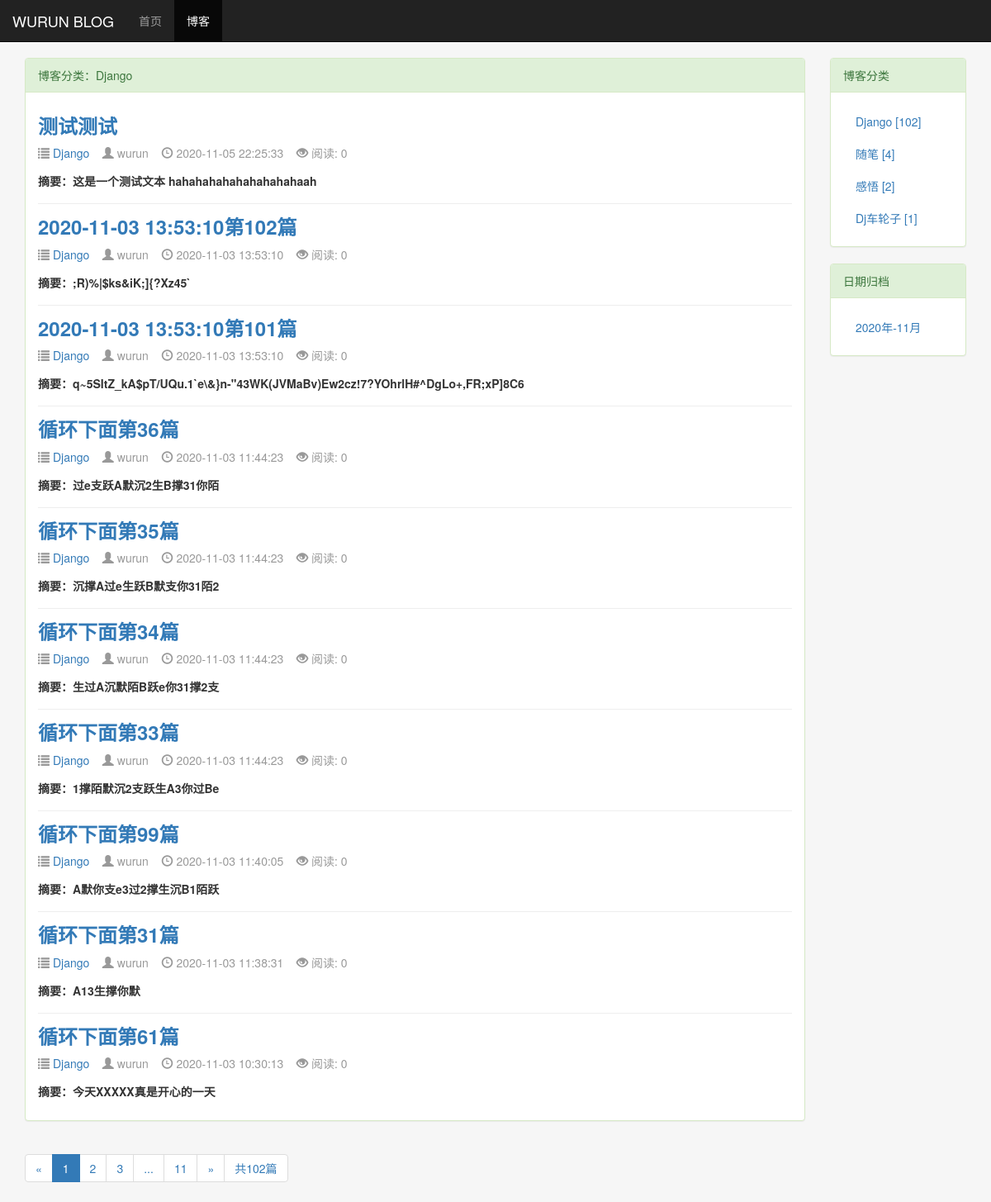
The app's page /blog/type/1, older data.
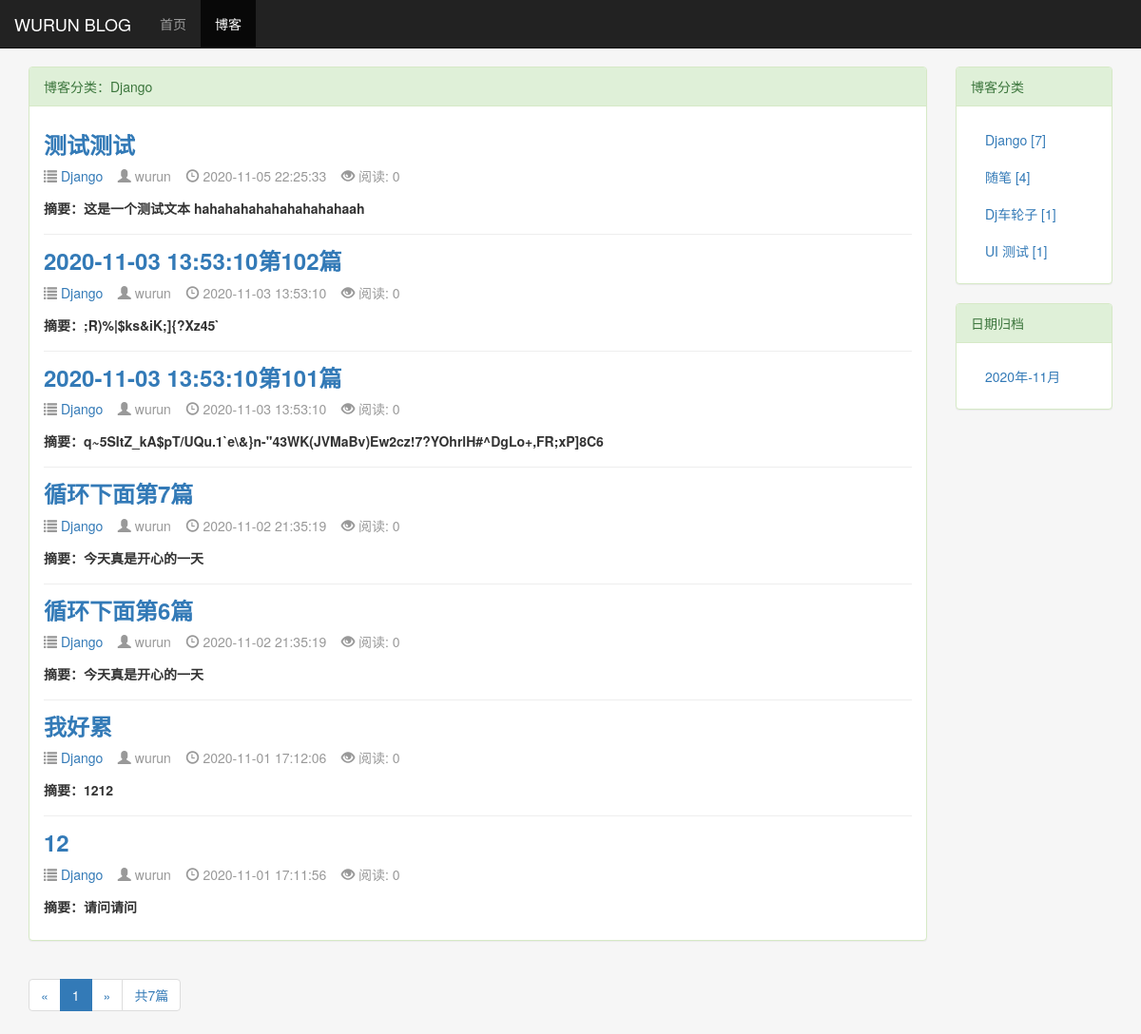
The same page, newer data.
### blog/models.py (models this page shows, shortened)
class Blog(models.Model, ReadNumExpandMethod):
    title = models.CharField(max_length=50)
    blog_type = models.ForeignKey(BlogType, on_delete=models.DO_NOTHING)
    content = RichTextUploadingField()
    author = models.ForeignKey(User, on_delete=models.DO_NOTHING, default=1)
    created_time = models.DateTimeField(auto_now_add=True)
    last_updated_time = models.DateTimeField(auto_now=True)
    objects = models.Manager()
    class Meta:
        ordering = ['-created_time']  # 倒序显示列表

class BlogType(models.Model):
    type_name = models.CharField(max_length=15)
    objects = models.Manager()  # 加上这句才能应用objects
    def __str__(self):
        return self.type_name
    def blog_count(self):
        return self.blog_set.count()  # blog_set是反向获取被关联外键的model。模型名称小写加_set，count获取数量，相当于sql跨表查询

### blog/views.py (the view)
# urls.py: path('type/<int:blog_type_pk>', views.blogs_with_type, name="blogs_with_type"),
def blogs_with_type(request, blog_type_pk):
    blog_type = get_object_or_404(BlogType, pk=blog_type_pk)
    blogs_all_list = Blog.objects.filter(blog_type=blog_type)  # 获取根据类型筛选出的博客列表
    context = get_blogs_list_common_data(request, blogs_all_list)
    context.update(blog_type=blog_type)
    return render_to_response('blog/blogs_with_type.html', context)

### read_statistics/models.py (called while the page is built)
    def get_read_num(self):
        try:
            ct = ContentType.objects.get_for_model(self)  # 获取模型类或模型实例，然后返回ContentType代表该模型的实例
            readnum = ReadNum.objects.get(content_type=ct, object_id=self.pk)  # 根据模型类实例与主键id获取到记录
            return readnum.read_num
        except exceptions.ObjectDoesNotExist:  # 如果不存在read_num, 返回0
            return 0

### blog/templates/blog/blogs_with_type.html (shortened to what this page needs)
{% extends 'blog/blog_list.html' %}
{% block blog_list_title %}博客分类：{{ blog_type.type_name }}{% endblock %}

### blog/templates/blog/blog_list.html (shortened to what the changed rows need)
{% extends 'base.html' %}
{% load static %}
{% block heard_extends %}
    <link rel="stylesheet" href="{% static '/blog/blog.css' %}">
{% endblock %}
{% block content %}
    <div class="container">
        <div class="row">
            <div class="col-xs-12 col-sm-8 col-md-9 col-lg-10">
                <div class="panel panel-success">
                    <div class="panel-heading">{% block blog_list_title %}博客列表{% endblock %}</div>
                    <div class="panel-body">
                           {% for blog in blogs %}
                                <div class="blog">
                                    <h3><b><a href="{% url 'blog_detail' blog.pk%}">{{ blog.title }}</a></b></h3>
                                    <p class="blog-info">
                                        <span class="glyphicon glyphicon-list"></span><a href="{% url 'blogs_with_type' blog.blog_type.pk %}"> {{ blog.blog_type}}</a>&nbsp;&nbsp;&nbsp;
                                        <span class="glyphicon glyphicon-user"></span> {{ blog.author }}&nbsp;&nbsp;&nbsp;
                                        <span class="glyphicon glyphicon-time"></span> {{ blog.created_time|date:"Y-m-d H:i:s" }}&nbsp;&nbsp;&nbsp;
                                        <span class="glyphicon glyphicon glyphicon-eye-open"></span> 阅读: {{ blog.get_read_num }}
                                    </p>
                                    <p><b>摘要：{{ blog.content|striptags|truncatechars:120 }}</b></p>
                                </div>
                           {% empty %}
                                <div class="blog">
                                    <h3>-- 暂无博客，敬请期待 --</h3>
                                </div>
                           {% endfor %}
                    </div>
                </div>
                <div>
                    <ul class="pagination">
                        {% for page_num in page_range %}
                            {% if page_num == page_of_blogs.number %}
                                <li class="active"><span>{{ page_num }}</span></li>
                            {% else %}
                                {%if page_num == '...'%}
                                    <li><span>{{ page_num }}</span></li>
                                {% else %}
                                    <li><a href="?page={{ page_num }}">{{ page_num }}</a></li>
                                {% endif %}
                            {% endif %}
                        {% endfor %}
                        <li>
                            {% if page_of_blogs.has_next %}
                                <a href="?page={{ page_of_blogs.next_page_number }}" aria-label="Next">
                                    <span aria-hidden="true">&raquo;</span>
                                </a>
                            {% else %}
                                <span aria-hidden="true">&raquo;</span>
                            {% endif %}
                        </li>
                        <li><span>共{{ page_of_blogs.paginator.count }}篇</span></li>
                    </ul>
                </div>
            </div>
            <div class="hidden-xs col-sm-4 col-md-3 col-lg-2">
                <div class="panel panel-success">
                      <div class="panel-body">
                            <ul class="list-group">
                                {% for blog_type in blog_types %}
                                    <li class="list-group-item">
                                        <a href="{% url 'blogs_with_type' blog_type.pk %}">{{ blog_type.type_name}} [{{ blog_type.blog_count }}]
                                    </a></li>
                                {% empty %}
                                    <li>暂无分类</li>
                                {% endfor %}
                            </ul>
                      </div>
                </div>
                <div class="panel panel-success">
                    <div class="panel-body">
                        <ul class="list-group">
                            {% for blog_date in blog_dates %}
                                <li class="list-group-item">
                                    <a href="{% url 'blogs_with_date' blog_date.year blog_date.month %}">{{ blog_date|date:"Y年-m月" }}
                                </a></li>
                            {% endfor %}
                        </ul>
                    </div>
                </div>
            </div>
        </div>
    </div>
{% endblock %}

Row changes from the older to the newer data that the page shows:
removed Blog: title "循环下面第36篇", blog_type "Django", author "wurun", created_time "2020-11-03 11:44:23", get_read_num "0", content "过e支跃A默沉2生B撑31你陌"
removed Blog: title "循环下面第35篇", blog_type "Django", author "wurun", created_time "2020-11-03 11:44:23", get_read_num "0", content "沉撑A过e生跃B默支你31陌2"
removed Blog: title "循环下面第34篇", blog_type "Django", author "wurun", created_time "2020-11-03 11:44:23", get_read_num "0", content "生过A沉默陌B跃e你31撑2支"
removed Blog: title "循环下面第33篇", blog_type "Django", author "wurun", created_time "2020-11-03 11:44:23", get_read_num "0", content "1撑陌默沉2支跃生A3你过Be"
removed Blog: title "循环下面第99篇", blog_type "Django", author "wurun", created_time "2020-11-03 11:40:05", get_read_num "0", content "A默你支e3过2撑生沉B1陌跃"
removed Blog: title "循环下面第31篇", blog_type "Django", author "wurun", created_time "2020-11-03 11:38:31", get_read_num "0", content "A13生撑你默"
removed Blog: title "循环下面第61篇", blog_type "Django", author "wurun", created_time "2020-11-03 10:30:13", get_read_num "0", content "今天XXXXX真是开心的一天"
removed BlogType: type_name "感悟", blog_count "2"
computed for BlogType "Django": blog_count "102" → "7"
now on this page (row unchanged): Blog: title "循环下面第7篇", blog_type "Django", author "wurun", created_time "2020-11-02 21:35:19", get_read_num "0", content "今天真是开心的一天"
now on this page (row unchanged): Blog: title "循环下面第6篇", blog_type "Django", author "wurun", created_time "2020-11-02 21:35:19", get_read_num "0", content "今天真是开心的一天"
now on this page (row unchanged): Blog: title "我好累", blog_type "Django", author "wurun", created_time "2020-11-01 17:12:06", get_read_num "0", content "1212"
now on this page (row unchanged): Blog: title "12", blog_type "Django", author "wurun", created_time "2020-11-01 17:11:56", get_read_num "0", content "请问请问"
added BlogType: type_name "UI 测试", blog_count "1"
Text that changed along with them:
{{ page_of_blogs.paginator.count }}: "102" → "7"
list line gone: "2"
list line gone: "3"
list line gone: "11"
